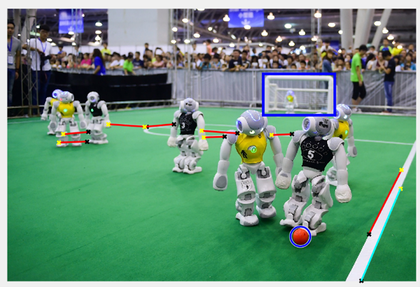
%> input picture RoboCup_Recognition.png, 420 x 287 px, shrunk from 727 x 497 before the run
$ octave --eval "result = motionModel(imread('RoboCup_Recognition.png'));"   (GNU Octave 9; MATLAB toolbox functions it lacks are replaced by stand-ins)
%> lines starting %> are read from the running program, lines starting %| are printed output that depends on the picture; in (x1, y1, x2, y2) boxes, pixels count from 0 and x2, y2 are one past the last pixel; in counts of white or black regions, pixels touching at a corner belong together; the program's own positions count from 1
### fieldSegmentation.m
% Computer Vision and Image Analysis Assignment 1
% 27 April 2019
% Jia-Qi Chen, u3181913
% funtion: segment out the field and return a field mask

function fieldMask_outline_r =fieldSegmentation(imgHSV,img_s_bw)
% focus on the hue value
imgHue = imgHSV(:,:,1);
% figure;
% subplot(1,2,1); imshow(imgHue);

imgBinaryGreenMask = (imgHue>=0.23)&(imgHue<=0.43);
% subplot(1,2,2); imshow(imgBinaryGreenMask); title('Hue Mask');

% Apply erosion then dilation to remove the small wholes on the upper part
% of the image(ie, other brighter hue outside the targeted grass field)
se = strel('disk',6,4);

% close first then open
% close operation to remove small spots
imgEroded1_co = imerode(imgBinaryGreenMask,se);
imgDilated1_co = imdilate(imgEroded1_co,se);
% open operation to close small holes
imgDilated2_co = imdilate(imgDilated1_co,se);
imgEroded2_co = imerode(imgDilated2_co,se);

% open first then close
% open operation to close small holes
imgDilated1_oc = imdilate(imgBinaryGreenMask,se);
imgEroded1_oc = imerode(imgDilated1_oc,se);
% close operation to remove small spots
imgEroded2_oc = imerode(imgEroded1_oc,se);
imgDilated2_oc = imdilate(imgEroded2_oc,se);
% close operation on the img_s_bw
img_s_bw_c = imdilate(imerode(img_s_bw,se),se);
% [7 lines of commented-out code are left out]

fieldMask = and(and(imgEroded2_co,imgDilated2_oc),img_s_bw_c);
% figure; imshow(hueMask); title('Hue Mask');

% figure; imshow(finalMask); title('HueMask and finalMask');

% further procee the fieldMask to get the outline
se = strel('disk',30,4);
fieldMask_outline = imerode(imdilate(fieldMask,se),se);
fieldMask_outline = imdilate(imerode(fieldMask_outline,se),se);

img_size = size(fieldMask);
for row = 1:img_size(1)
    for col = 1:img_size(2)
        if fieldMask_outline(row,col) == 0
            fieldMask(row,col) = 0;
        end
    end
end

% [5 lines of commented-out code are left out]
fieldMask_outline_r = fieldMask_outline;

end

### findField.m
% Computer Vision and Image Analysis Assignment 1
% 27 April 2019
% Jia-Qi Chen, u3181913
% Funtion: linearly segment out the field and return a one-cut field mask

function rect_cut = findField(imgHSV)
% focus on the hue value
imgHue = imgHSV(:,:,1);
% figure;
% subplot(1,2,1); imshow(imgHue);

imgBinaryGreenMask = (imgHue>=0.23)&(imgHue<=0.43);
% subplot(1,2,2); imshow(imgBinaryGreenMask); title('Hue Mask');

se = strel('disk',6,4);
imgBinaryGreenMask = imdilate(imerode(imgBinaryGreenMask,se),se);
imgBinaryGreenMask = imerode(imdilate(imgBinaryGreenMask,se),se);
% figure; imshow(imgBinaryGreenMask); title('After close and open operation');

imSize = size(imgBinaryGreenMask);
rect_cut = zeros(imSize);
for row = 1:imSize(1)
    if(sum(imgBinaryGreenMask(row,:)) > imSize(2)/3)
        for col = 1:imSize(2)
            rect_cut(row,col) = 1;
        end
    else
        for col = 1:imSize(2)
            rect_cut(row,col) = 0;
        end
    end
end

% use median filter to null out possible horrizontal goal frame
rect_cut = medfilt2(rect_cut,[50 50],'symmetric');

% figure;
% subplot(1,2,1); imshow(imgBinaryGreenMask); title('imgBinaryGreenMask');
% subplot(1,2,2); imshow(copy); title('copy');

end

### drawFieldLines.m
% Computer Vision and Image Analysis Assignment 1
% 27 April 2019
% Jia-Qi Chen, u3181913
% Funtion: find field lines by apply color masks and Hough transform

function lines = drawFieldLines (img_s_bw,fieldMask_outline)

% apply the field mask to rid noises
img_size = size(fieldMask_outline);
for row = 1:img_size(1)
    for col = 1:img_size(2)
        if fieldMask_outline(row,col) == 0
            img_s_bw(row,col) = 1;
        end
    end
end

% implement Canny edge detection to detect edges
field_canny = edge(img_s_bw,'canny');

% apply hough transform
[H,T,R] = hough(field_canny);
% [8 lines of commented-out code are left out]
peaks = houghpeaks(H,6,'threshold',0.3*max(H(:)));

% draw hough lines
lines = houghlines(field_canny,T,R,peaks,'FillGap',40,'MinLength',70);

for line = 1:length(lines)
    xy = [lines(line).point1;lines(line).point2];
    plot(xy(:,1),xy(:,2),'LineWidth',2,'color','red');

    % plot the end points of lines
    plot(xy(1,1),xy(1,2),'x','LineWidth',2,'Color','yellow');
    plot(xy(2,1),xy(2,2),'x','LineWidth',2,'Color','black');

end


% [6 lines of commented-out code are left out]
end

### findBall.m
% Computer Vision and Image Analysis Assignment 1
% 4 April 2019
% Jia-Qi Chen, u3181913
% funtion: find the ball

function ball = findBall(img_r, img_hsv,fieldMask_outline)

% Modify the fieldMask outline to include lines and ball
se = strel('disk',40,4);
fieldMask_outline_c = imerode(imdilate(fieldMask_outline,se),se);
fieldMask_outline_co = imdilate(imerode(fieldMask_outline_c,se),se);

% Use img hue and saturation chanel to find out red(low h but high s)
% region
low_hue = ~im2bw(img_hsv(:,:,1),0.07); %low hue region
high_s = im2bw(img_hsv(:,:,2),0.6);   %high s region
potentialBall = and(low_hue,high_s);
% [6 lines of commented-out code are left out]
se = strel('disk',6,4);
potentialBall = imerode(imdilate(potentialBall,se),se);

ballInField = potentialBall;

% then apply the field mask to rid noises
img_size = size(fieldMask_outline);
for row = 1:img_size(1)
    for col = 1:img_size(2)
        if fieldMask_outline_co(row,col) == 0
            ballInField(row,col) = 0;
        end
    end
end

% figure;
% subplot(1,2,1); imshow(potentialBall); title('candidates');
% subplot(1,2,2); imshow(ballInField); title('ballInField');
ballInField_canny = edge(ballInField,'canny');
% figure; imshow(ballInField_canny);

% circle parameters
Rmin = 10;
Rmax = 60;
% find circle
[centers, radii, metric] = imfindcircles(ballInField_canny,[Rmin Rmax]);

centers = uint16(centers);
numCircles = size(centers);

ball = [0,0,0];

for number = 1:numCircles(1)
    % draw circles only when the red channel value and saturation value is high enough
    if (img_r(centers(number,2), centers(number,1)) >= 130 && high_s(centers(number,2), centers(number,1)) == 1)
        viscircles([centers(number,1) centers(number,2)], radii(number),'EdgeColor','b');
        ball = [centers(number,1), centers(number,2), round(radii(number))];
    end
end
end


### drawGoalLines.m
% Computer Vision and Image Analysis Assignment 1
% 27 April 2019
% Jia-Qi Chen, u3181913
% funtion: draw the lines of hte goal
% Assumption: the goal is white color
% Idea: in grayscale, the goal frame has values>0.68

function goalRegion = drawGoalLines(img_grayscale,rect_cut)

img_size = size(img_grayscale);
guassY = img_size(2)/60;
guassX = guassY;

% inverse the fieldMask_outline to get the mask for outside field
inverseMask = ~rect_cut;
img_gray_bw = im2bw(img_grayscale,0.68);

% mask out the field
for row = 1:img_size(1)
    for col = 1:img_size(2)
        if inverseMask(row,col) == 0
            img_gray_bw(row,col) = 0;
        end
    end
end

% find out the rect_cut line
cutLine = sum(inverseMask(:,1));

% apply Guassian smooth on x and y axis respectively
img_gray_bw = im2double(img_gray_bw);
img_GuassX = imgaussfilt(img_gray_bw,[guassX 1]);
img_GuassY = imgaussfilt(img_gray_bw,[1 guassY]);

% non-linear increase contrast, increase the grayscale of the white color
% to nearly 1
img_GuassX = img_GuassX.^0.2;
img_GuassY = img_GuassY.^0.2;

% figure;
% subplot(1,2,1); imshow(img_GuassX); title('Guassian Smooth x');
% subplot(1,2,2); imshow(img_GuassY); title('Guassian Smooth y');

% turn into bw with high threshold
img_GuassX_bw = im2bw(img_GuassX,0.95);
img_GuassY_bw = im2bw(img_GuassY,0.95);

% edge detection before Hough transform
goal_vertical = edge(img_GuassX_bw,'canny');
goal_horizontal = edge(img_GuassY_bw,'canny');

% Hough transform on the horizontal Guassian-smoothed bw image
%   The horizontal bar of hte goal is rarely occluded and is usually continuous,
%   sopick only top 2 peaks and set high MinLength
[h,t,r] = hough(goal_horizontal);
peaks_h = houghpeaks(h,2,'threshold',0.3*max(h(:)));
lines_h = houghlines(goal_horizontal,t,r,peaks_h,'FillGap',60,'MinLength',60);
% figure;
%  subplot(1,2,2); imshow(img_GuassY_bw); title('Guassian Smooth y bw'); hold on;

% UpperBound will be where the top bar is
upperBound = 0;
% 2 ends of the bar, usually shorter than the acutual length
leftEnd = 0;
rightEnd = 0;
if (~isempty(lines_h))
for line = 1:length(lines_h)
    xy = [lines_h(line).point1;lines_h(line).point2];
    % plot(xy(:,1),xy(:,2),'LineWidth',2,'color','green');

    % Only consider low-slope lines
    if (abs((xy(1,2)-xy(2,2))/(xy(1,1)-xy(2,1))) <=1)
%     % Find the end points of lines
%     plot(xy(1,1),xy(1,2),'x','LineWidth',2,'Color','yellow');
%     plot(xy(2,1),xy(2,2),'x','LineWidth',2,'Color','red');

    % Determin the upper bound
    %     Considering the features observed from training images, when new line is
    %     lower then the current upperBound, accept only when they are far
    %     enough. But when new line is higher than the current upperBound,
    %     accept only when they are close enough.
    higherPoint = min(xy(1,2), xy(2,2));
        if (upperBound == 0 ||...
            (higherPoint>upperBound && higherPoint - upperBound > img_size(1)/5) ||...
            (upperBound > higherPoint && upperBound-higherPoint < img_size(1)/7))

            % Accept and update the ends
            upperBound = higherPoint;
            leftEnd = min(xy(1,1),xy(2,1));
            rightEnd = max(xy(1,1),xy(2,1));
        end
    end
end
%
% % plot the 2 ends of the horizontal bar
% viscircles([leftEnd upperBound], 20,'EdgeColor','b');
% viscircles([rightEnd upperBound], 20,'EdgeColor','b');
end


% Hough transform on the vertical Guassian-smoothed bw image to determine the left and right bounds
%   Because there are occlusion and/or noises from robots, fence,etc, so pick
%   more hough peaks and set lower MinLength
[H,T,R] = hough(goal_vertical);
peaks_v = houghpeaks(H,6,'threshold',0.3*max(H(:)));
lines_v = houghlines(goal_vertical,T,R,peaks_v,'FillGap',20,'MinLength',20);

% subplot(1,2,1); imshow(img_GuassX_bw); title('Guassian Smooth x bw'); hold on;

%% Investigate the left and right bounds
% Initial values
leftBound = 1;
rightBound = img_size(2);

% If there was no horizontal lines and therefore neither leftEnd or
% rightEnd was found, assign a random value to start
if (leftEnd == 0 && rightEnd == 0)
    xy = [lines_v(1).point1;lines_v(1).point2];
    leftEnd = min(xy(1,1),xy(2,1));
    rightEnd = max(xy(1,1),xy(2,1));
end

% If the vertical lines fall in between the end and bound, move the bound
% to where the line is
    for line = 1:length(lines_v)
        xy = [lines_v(line).point1;lines_v(line).point2];


        % Only consider high-slope lines
        if (abs((xy(1,2)-xy(2,2))/(xy(1,1)-xy(2,1))) >5)

            mid = (xy(1,1)+xy(2,1))/2;
                if (mid>rightEnd && mid< rightBound )
                    rightBound = max(xy(1,1),xy(2,1));
                elseif (mid < leftEnd && mid > leftBound)
                    leftBound = min(xy(1,1),xy(2,1));
                end
        end
    end

% draw the rectangle to mark the location of goal
% figure; imshow(img_grayscale); hold on;
plot([leftBound, rightBound], [upperBound,upperBound],'LineWidth',2,'color','blue');
plot([leftBound, leftBound], [upperBound,cutLine],'LineWidth',2,'color','blue');
plot([rightBound, rightBound], [upperBound,cutLine],'LineWidth',2,'color','blue');
goalRegion = [upperBound, cutLine, leftBound, rightBound];

end

### motionModel.m
% Computer Vision and Image Analysis Assignment 1
% 27 April 2019
% Jia-Qi Chen, u3181913
% Apply brute force search for the field lines, the ball and the goal on video frame.

function [fieldLines, ball, goalRegion] = motionModel(img)

        img_grayscale = rgb2gray(img);
        img_hsv = rgb2hsv(img);

        % Use the saturation chanel and Hough transform to detect field lines
        img_s_bw = im2bw(img_hsv(:,:,2),0.3);

        % segment out the field
        fieldMask_outline = fieldSegmentation(img_hsv,img_s_bw);

        % test:one-line cut field segmentation (1s in field, 0s else)
        rect_cut = findField(img_hsv);

        % draw field lines based on the field mask
        fieldLines = drawFieldLines(img_s_bw,fieldMask_outline);

        % locate the ball
        ball = findBall(img(:,:,1), img_hsv,rect_cut);

        % draw lines of the goal
        % Base on the assumption that the goal is white, input img_grayscale. If
        % the goal is yellow, input img_hsv(:,:,2).
        goalRegion = drawGoalLines(img_grayscale,rect_cut);
end
%> in motionModel, `img_hsv = rgb2hsv(img);`: img_hsv: size 287x420x3 double; mean H, S, V 0.448, 0.388, 0.592
%> in motionModel, `img_s_bw = im2bw(img_hsv(:,:,2),0.3);`:
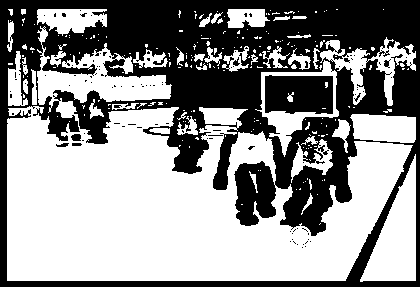
%> img_s_bw: size 287x420 logical; 56.6% white; 108 black regions (101 under 20 px), largest, box (x1, y1, x2, y2) and area: (0, 0, 420, 287) 49328, (265, 75, 333, 114) 2422, (71, 134, 81, 141) 60
%> in fieldSegmentation, `imgBinaryGreenMask = (imgHue>=0.23)&(imgHue<=0.43);`: imgBinaryGreenMask: size 287x420 logical; 47.3% white; 421 white regions (383 under 20 px), largest, box (x1, y1, x2, y2) and area: (7, 113, 417, 282) 47729, (363, 152, 417, 282) 3583, (108, 106, 179, 125) 1046
%> in fieldSegmentation, `imgEroded1_co = imerode(imgBinaryGreenMask,se);`: imgEroded1_co: size 287x420 logical; 32.8% white; 10 white regions (3 under 20 px), largest, box (x1, y1, x2, y2) and area: (12, 126, 406, 277) 35818, (370, 177, 412, 277) 2067, (357, 118, 412, 140) 923
%> in fieldSegmentation, `imgDilated1_co = imdilate(imgEroded1_co,se);`: imgDilated1_co: size 287x420 logical; 42.1% white; 8 white regions, largest, box (x1, y1, x2, y2) and area: (7, 113, 417, 282) 44596, (365, 172, 417, 282) 3440, (109, 107, 174, 125) 976
%> in fieldSegmentation, `imgDilated2_co = imdilate(imgDilated1_co,se);`: imgDilated2_co: size 287x420 logical; 51.6% white; 7 black regions (4 under 20 px), largest, box (x1, y1, x2, y2) and area: (0, 0, 420, 287) 57900, (346, 207, 388, 287) 291, (410, 145, 420, 171) 136
%> in fieldSegmentation, `imgEroded2_co = imerode(imgDilated2_co,se);`: imgEroded2_co: size 287x420 logical; 44.6% white; 3 white regions, box (x1, y1, x2, y2) and area: (7, 106, 420, 287) 53113, (272, 117, 302, 133) 407, (263, 151, 278, 169) 195
%> in fieldSegmentation, `imgDilated1_oc = imdilate(imgBinaryGreenMask,se);`: imgDilated1_oc: size 287x420 logical; 75% white; 29 black regions (16 under 20 px), largest, box (x1, y1, x2, y2) and area: (0, 0, 420, 127) 28695, (300, 134, 338, 163) 402, (349, 207, 388, 287) 238
%> in fieldSegmentation, `imgEroded1_oc = imerode(imgDilated1_oc,se);`: imgEroded1_oc: size 287x420 logical; 57.7% white; 20 black regions, largest, box (x1, y1, x2, y2) and area: (0, 0, 420, 196) 43947, (295, 113, 349, 174) 1981, (344, 198, 395, 287) 1269
%> in fieldSegmentation, `imgEroded2_oc = imerode(imgEroded1_oc,se);`: imgEroded2_oc: size 287x420 logical; 47.4% white; 4 white regions (1 under 20 px), largest, box (x1, y1, x2, y2) and area: (0, 93, 420, 287) 57088, (315, 76, 321, 87) 39, (355, 65, 360, 78) 36
%> in fieldSegmentation, `imgDilated2_oc = imdilate(imgEroded2_oc,se);`: imgDilated2_oc: size 287x420 logical; 56% white; 11 black regions, largest, box (x1, y1, x2, y2) and area: (0, 0, 420, 200) 48697, (344, 198, 395, 287) 1269, (284, 196, 324, 248) 1250
%> in fieldSegmentation, `img_s_bw_c = imdilate(imerode(img_s_bw,se),se);`: img_s_bw_c: size 287x420 logical; 46.2% white; 17 white regions, largest, box (x1, y1, x2, y2) and area: (7, 108, 410, 281) 43599, (363, 175, 416, 281) 3498, (38, 71, 171, 102) 2424
%> in fieldSegmentation, `fieldMask = and(and(imgEroded2_co,imgDilated2_oc),img_s_bw_c);`: fieldMask: size 287x420 logical; 40.9% white; 8 white regions, largest, box (x1, y1, x2, y2) and area: (7, 108, 410, 281) 43009, (365, 175, 416, 281) 3272, (353, 114, 416, 143) 1598
%> in fieldSegmentation, `fieldMask_outline = imerode(imdilate(fieldMask,se),se);`: fieldMask_outline: size 287x420 logical; 53.9% white; 1 black region, box (x1, y1, x2, y2) and area: (0, 0, 420, 208) 55548
%> in fieldSegmentation, `fieldMask_outline = imdilate(imerode(fieldMask_outline,se),se);`: fieldMask_outline: size 287x420 logical; 52.9% white; 1 black region, box (x1, y1, x2, y2) and area: (0, 0, 420, 208) 56715
%> after the loop in fieldSegmentation, `for row = 1:img_size(1)`:
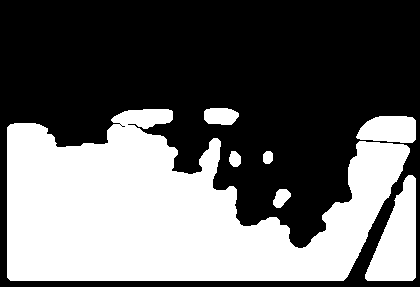
%> fieldMask: size 287x420 logical; 40.2% white; 7 white regions, largest, box (x1, y1, x2, y2) and area: (7, 109, 410, 281) 42873, (365, 175, 416, 281) 3272, (356, 116, 416, 143) 1339
%> after the loop in findField, `for row = 1:imSize(1)`: rect_cut: size 287x420 double; values 0 (black) and 1 (white), 59.9% white; 1 black region, box (x1, y1, x2, y2) and area: (0, 0, 420, 115) 48300
%> after the loop in drawFieldLines, `for row = 1:img_size(1)`:
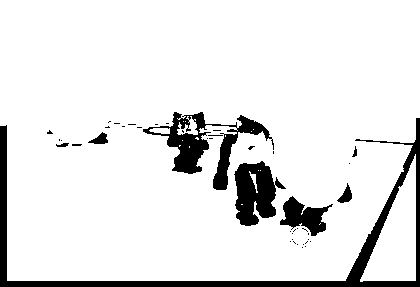
%> img_s_bw: size 287x420 logical; 90.1% white; 44 black regions (36 under 20 px), largest, box (x1, y1, x2, y2) and area: (0, 118, 420, 287) 5579, (143, 112, 274, 190) 2812, (234, 161, 286, 226) 2065
%> in drawFieldLines, `field_canny = edge(img_s_bw,'canny');`: field_canny: size 287x420 logical; 2.3% white in thin lines or dots, all inside (x1, y1, x2, y2) = (1, 112, 419, 282)
%> in drawFieldLines, `[H,T,R] = hough(field_canny);`:
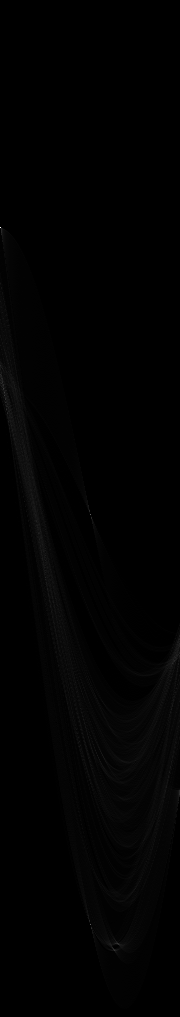
%> H: size 1017x180 double; min 0, max 374, mean 2.8; drawn with min black and max white
%> in drawFieldLines, `[H,T,R] = hough(field_canny);`: T = 180 values from -90 to 89; R = 1017 values from -508 to 508
%> in drawFieldLines, `peaks = houghpeaks(H,6,'threshold',0.3*max(H(:)));`: peaks = [228 1; 515 91; 925 91]
%> in drawFieldLines, `lines = houghlines(field_canny,T,R,peaks,'FillGap',40,'MinLength',70);`: lines = 3 lines; point1 to point2 (x, y): (15, 282) to (409, 282), (417, 119) to (417, 274), (7, 127) to (7, 274)
%> the loop in drawFieldLines, `for line = 1:length(lines)` made 3 passes
%> xy on passes 1 to 3: [15 282; 409 282], [7 127; 7 274], [417 119; 417 274]
%> pass 1, in drawFieldLines, `plot(xy(1,1),xy(1,2),'x','LineWidth',2,'Color','yellow');`:
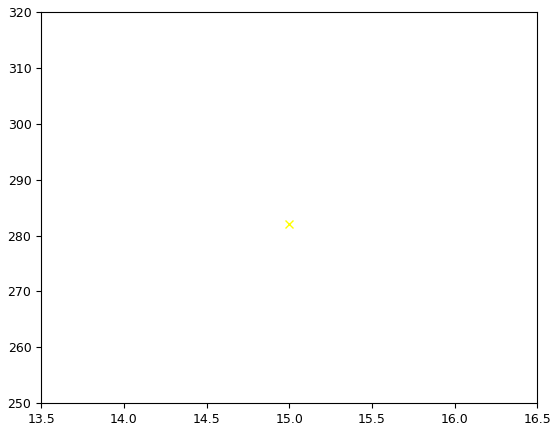
%> figure redrawn from the program's plot data
%> in motionModel, `fieldLines = drawFieldLines(img_s_bw,fieldMask_outline);`: fieldLines has the same summary as lines in drawFieldLines
%> in findBall, `low_hue = ~im2bw(img_hsv(:,:,1),0.07);`: low_hue: size 287x420 logical; 9.4% white; 650 white regions (605 under 20 px), largest, box (x1, y1, x2, y2) and area: (0, 0, 420, 287) 6631, (333, 19, 368, 64) 340, (360, 24, 389, 71) 250
%> in findBall, `high_s = im2bw(img_hsv(:,:,2),0.6);`: high_s: size 287x420 logical; 30.3% white; 386 white regions (341 under 20 px), largest, box (x1, y1, x2, y2) and area: (8, 121, 403, 281) 26659, (360, 185, 416, 282) 3322, (235, 132, 267, 164) 718
%> in findBall, `potentialBall = and(low_hue,high_s);`: potentialBall: size 287x420 logical; 0.45% white; 37 white regions (28 under 20 px), largest, box (x1, y1, x2, y2) and area: (293, 229, 308, 245) 190, (368, 172, 401, 234) 80, (110, 124, 143, 127) 44
%> in findBall, `potentialBall = imerode(imdilate(potentialBall,se),se);`: potentialBall: size 287x420 logical; 0.68% white; 30 white regions (24 under 20 px), largest, box (x1, y1, x2, y2) and area: (61, 131, 88, 143) 229, (293, 229, 308, 245) 191, (203, 130, 229, 138) 148, (110, 123, 173, 128) 93, (368, 172, 401, 234) 80, (273, 133, 291, 136) 29
%> in findBall, `ballInField_canny = edge(ballInField,'canny');`: ballInField_canny: size 287x420 logical; 0.44% white in thin lines or dots, all inside (x1, y1, x2, y2) = (61, 122, 402, 245)
%> in findBall, `[centers, radii, metric] = imfindcircles(ballInField_canny,[Rmin Rmax]);`: centers = [301.2 237.5; 75.53 142; 215.8 132.6]; radii = [10.53; 12.25; 13]; metric = [0.394; 0.203; 0.166]
%> in findBall, `centers = uint16(centers);`: centers = [301 237; 76 142; 216 133]
%> in findBall, `numCircles = size(centers);`: numCircles = [3 2]
%> the loop in findBall, `for number = 1:numCircles(1)` made 3 passes
%> ball on passes 1 to 3: [301 237 11], [76 142 12], [216 133 13]
%> in motionModel, `ball = findBall(img(:,:,1), img_hsv,rect_cut);`: ball = [216 133 13]
%> in drawGoalLines, `inverseMask = ~rect_cut;`: inverseMask: size 287x420 logical; 39.7% white; 1 white region, box (x1, y1, x2, y2) and area: (0, 0, 420, 114) 47880
%> in drawGoalLines, `img_gray_bw = im2bw(img_grayscale,0.68);`: img_gray_bw: size 287x420 logical; 19.3% white; 264 white regions (188 under 20 px), largest, box (x1, y1, x2, y2) and area: (0, 0, 420, 287) 13608, (265, 75, 333, 114) 1121, (134, 110, 262, 150) 1050
%> after the loop in drawGoalLines, `for row = 1:img_size(1)`:
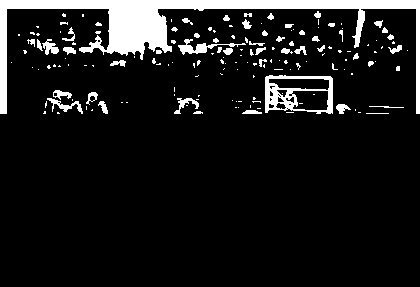
%> img_gray_bw: size 287x420 logical; 10% white; 162 white regions (111 under 20 px), largest, box (x1, y1, x2, y2) and area: (0, 0, 420, 114) 7798, (265, 75, 333, 114) 1121, (178, 39, 246, 55) 321
%> in drawGoalLines, `cutLine = sum(inverseMask(:,1));`: cutLine = 114
%> in drawGoalLines, `img_GuassX_bw = im2bw(img_GuassX,0.95);`: img_GuassX_bw: size 287x420 logical; 4.5% white; 4 white regions, box (x1, y1, x2, y2) and area: (0, 0, 420, 109) 5176, (328, 82, 332, 109) 84, (266, 81, 270, 107) 82, (273, 88, 277, 104) 58
%> in drawGoalLines, `img_GuassY_bw = im2bw(img_GuassY,0.95);`: img_GuassY_bw: size 287x420 logical; 4.8% white; 6 white regions, box (x1, y1, x2, y2) and area: (0, 0, 420, 113) 5582, (187, 46, 207, 52) 75, (272, 76, 325, 78) 63, (273, 88, 302, 90) 34, (271, 102, 291, 104) 30, (273, 96, 284, 98) 20
%> in drawGoalLines, `goal_vertical = edge(img_GuassX_bw,'canny');`: goal_vertical: size 287x420 logical; 0.81% white in thin lines or dots, all inside (x1, y1, x2, y2) = (1, 4, 419, 109)
%> in drawGoalLines, `goal_horizontal = edge(img_GuassY_bw,'canny');`:
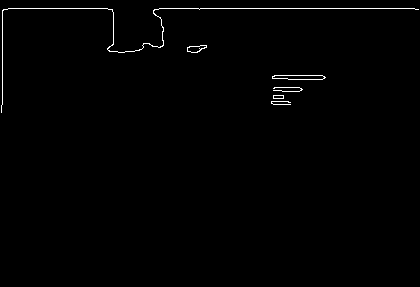
%> goal_horizontal: size 287x420 logical; 0.77% white in thin lines or dots, all inside (x1, y1, x2, y2) = (1, 8, 419, 113)
%> in drawGoalLines, `[h,t,r] = hough(goal_horizontal);`: t = 180 values from -90 to 89; r = 1017 values from -508 to 508
%> in drawGoalLines, `peaks_h = houghpeaks(h,2,'threshold',0.3*max(h(:)));`: peaks_h = [501 1]
%> in drawGoalLines, `lines_h = houghlines(goal_horizontal,t,r,peaks_h,'FillGap',60,'MinLeng..`: lines_h = 1 line; point1 to point2 (x, y): (9, 9) to (415, 9)
%> the loop in drawGoalLines, `for line = 1:length(lines_h)` made 1 pass
%> (xy, higherPoint, upperBound, leftEnd, rightEnd) on pass 1: ([9 9; 415 9], 9, 9, 9, 415)
%> in drawGoalLines, `peaks_v = houghpeaks(H,6,'threshold',0.3*max(H(:)));`: peaks_v = [505 1]
%> in drawGoalLines, `lines_v = houghlines(goal_vertical,T,R,peaks_v,'FillGap',20,'MinLength..`: lines_v = 2 lines; point1 to point2 (x, y): (163, 5) to (415, 5), (9, 5) to (108, 5)
%> the loop in drawGoalLines, `for line = 1:length(lines_v)` made 2 passes
%> xy on passes 1 to 2: [9 5; 108 5], [163 5; 415 5]
%> after the loop in drawGoalLines, `for line = 1:length(lines_v)`: leftBound = 1
%> in drawGoalLines, `goalRegion = [upperBound, cutLine, leftBound, rightBound];`: goalRegion = [9 114 1 420]
%> `result = motionModel(imread('RoboCup_Recognition.png'));`: result has the same summary as lines in drawFieldLines
